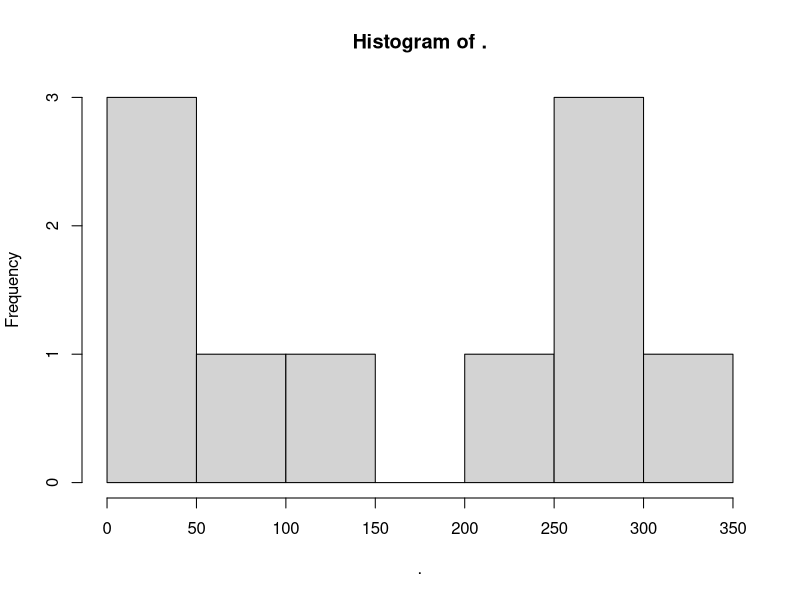
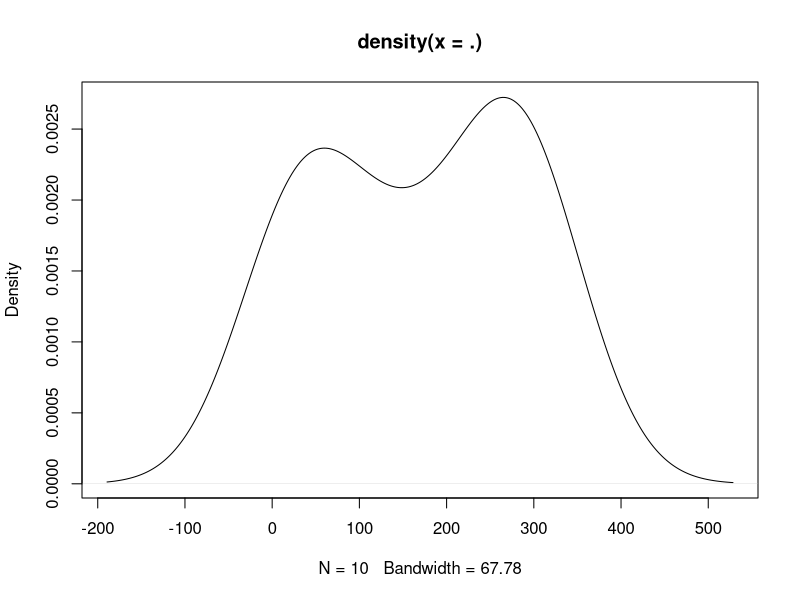
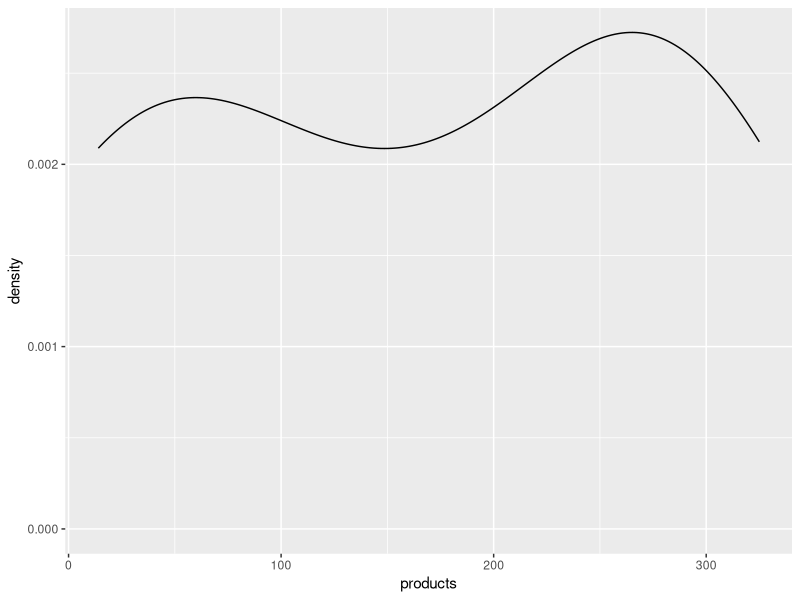
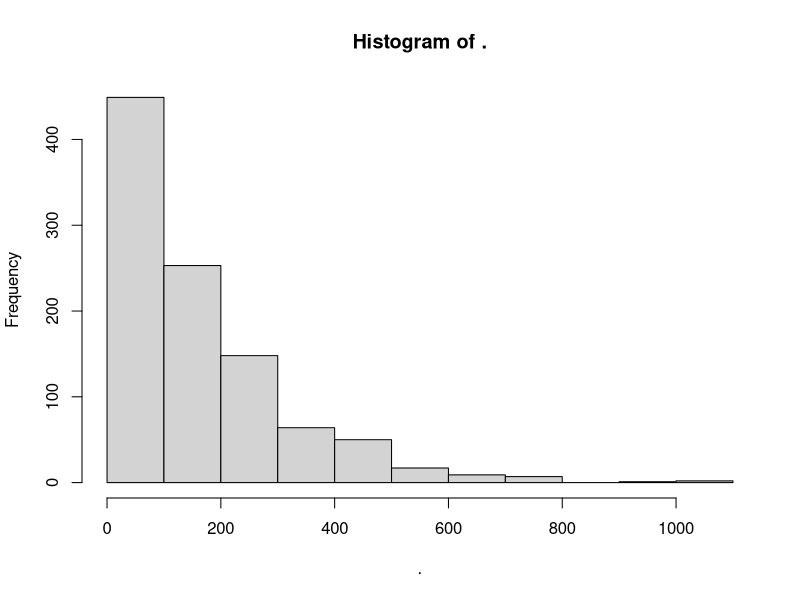
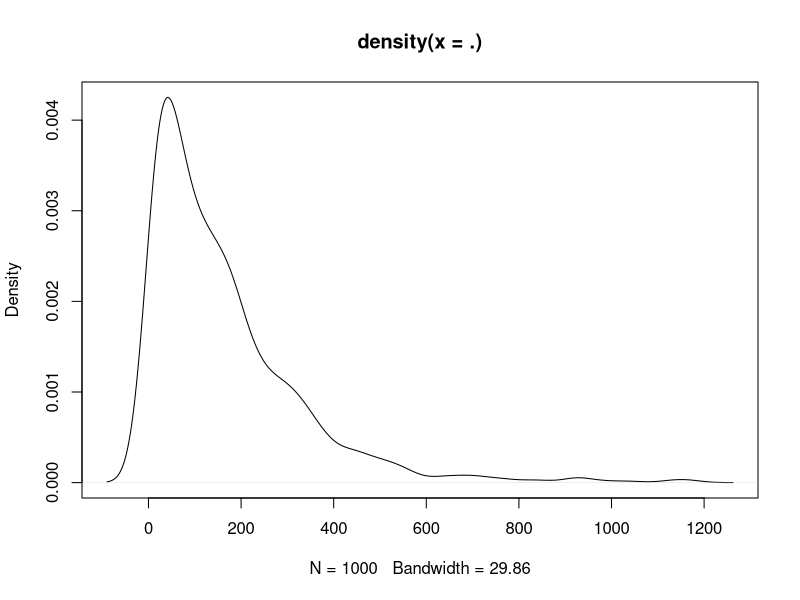
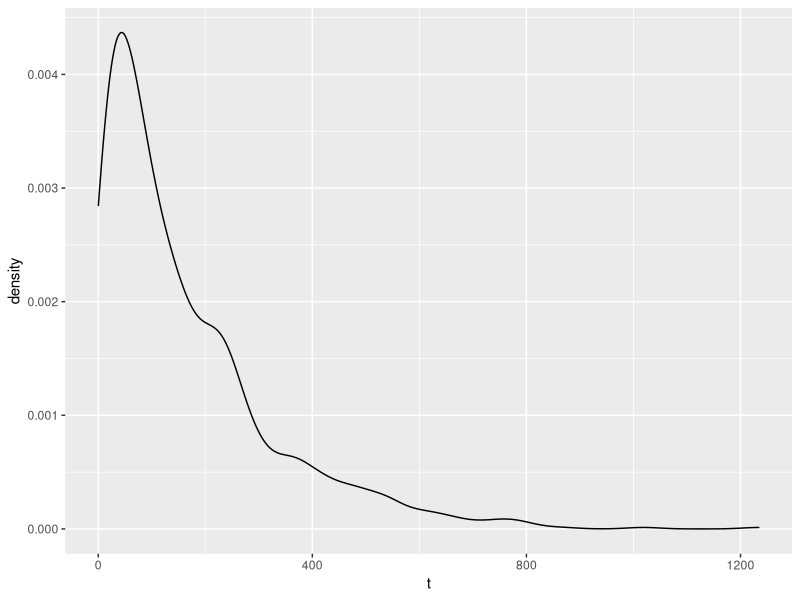
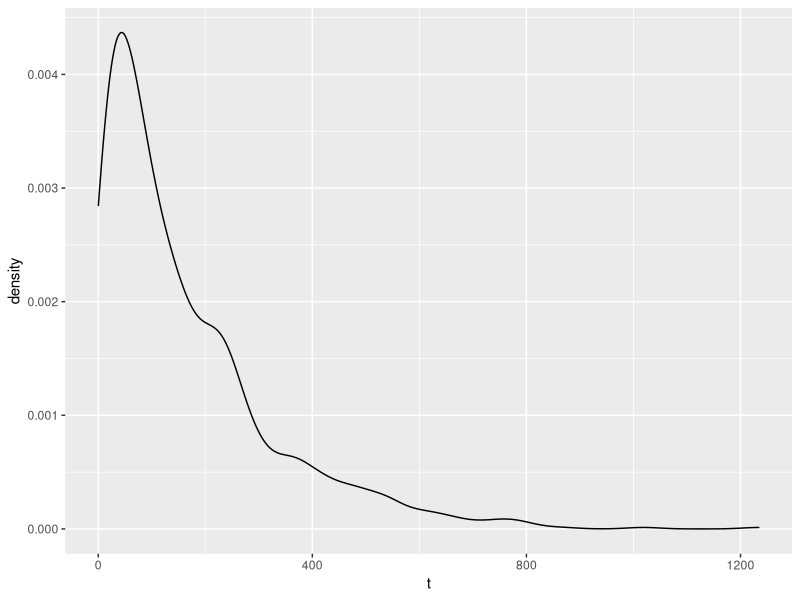
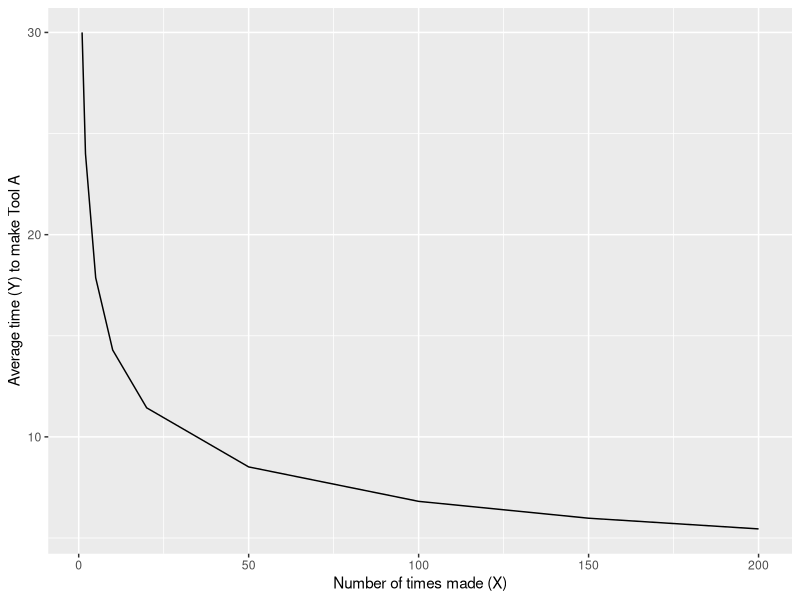

Here is the R script that generated these plots, in order:
# tutorial_evaluation_4.R

# Load necessary libraries
library(dplyr)
library(ggplot2)

# 1. Reliability
# Let's learn some key terms.

# Lifespan Distribution: distribution (PDF) for a vector of product lifespans.
# Reflects the probability that a product failed after X hours or years
# Eg. Here's a vector of 10 items' lifespans, in hours.
products = c(24, 273, 41, 282, 14, 210, 325, 276, 96, 149)

products %>% hist()

products %>% density() %>% plot()

ggplot() +
  geom_density(data = tibble(products), mapping = aes(x = products))


# Mean Time to Failure: the mean of a lifespan distribution.
# Describes the average hours to failure per unit.
# Eg. let's get the MTTF for our products' life distribution.
mu = mean(products)

mu

# Failure Rate (Lambda): inverse of mean time to failure.
# Describes the average number of times a product fails per time-step (eg. per hour).
# Eg. let's get the Failure Rate for our products' life distribution.
lambda = 1 / mean(products)
lambda


# Exponential Distribution: a common form for lifespan distributions,
# characterized by one parameter, lambda.
# Note: MATLAB wants instead the mean time to failure (MTTF) for its exponential functions,
# but if you have lambda, you can get the MTTF.
# Eg. what's the cumulative probability of a product failing 
# at or before 100 hours, given an Exp. Distr. with MTTF mu?
pexp(100, rate = 1/mu)

# F(t) = 1 - exp(-lambda * t)
# F(t) = 1 - e^(-lambda*t)

# Probability of Failure F(t): cumulative probability of failure by time t.
# expcdf() will give you F(t) in an exponential distribution.
# Probability of Reliability/Survival R(t): cumulative probability it DOESN'T fail by time t.
# For example, R(t = 100) = 1 - expcdf(100, mu).
# Eg. what's the cumulative probability of product survives for 100 hours,
# given an Exp. Distr. with MTTF mu?
1 - pexp(100, rate = 1/mu)


# HOW TO VISUALIZE?

# Take a random sample!
rexp(n = 1000, rate = 1 / mu) %>% hist()

rexp(n = 1000, rate = 1 / mu) %>% density() %>% plot()

data = tibble(t = rexp(n = 1000, rate = 1 / mu))
ggplot() +
  geom_density(data = data, mapping = aes(x = t))

ggplot() +
  geom_density(data = data, mapping = aes(x = t))


# 2. System Reliability
# Series System: a system that requires each successive component to work. (Like a chain of dominos.)
# eg. [ A --> B --> C ]
# Series System Reliability: Chance all components survive. Written: R_s(t) = R_a(t) x R_b(t) x R_c(t).

# Suppose at time t = 100 hours...
r_a = 0.88
r_b = 0.99
r_c = 0.95
# 82% chance that the whole system stays reliable for 100 hours
r_a * r_b * r_c



# My coffee shop's system has 3 serially-connected components:
# A = coffee maker (MTTF = 500 hours)
# B = bean grinder (MTTF = 5000 hours)
# C = dishwasher   (MTTF = 1000 hours) 
# What's the probability the system survives 100 hours?
t <- 100

# Reliability of A (coffee maker) by time t
# R_a(t) = 1 - F_a(t)
r_a <- 1 - pexp(t, rate = 1/500)

# Reliability of B (bean grinder) by time t
r_b <- 1 - pexp(t, rate = 1/5000)

# Reliability of C (dishwasher) by time t
r_c <- 1 - pexp(t, rate = 1/1000)

# Reliability of System by time t = 100
r_s <- r_a * r_b * r_c
r_s

# Parallel System: a system that requires just 1 of multiple components to function. eg. [A1 or A2 or A3]
# Parallel System Reliability: Chance 1 of the components survives = 1 - probability ALL components fail. 
# Written: R_s(t) = 1 - ( F_a1(t) x F_a2(t) x F_a3(t) )

# Suppose we buy 3 coffee makers - as long as one works, we can maintain
# the system.
r_a1 <- r_a
r_a2 <- r_a
r_a3 <- r_a

# Let's find chance at least 1 remains functional.
r_a_parallel <- 1 - prod(1 - c(r_a1, r_a2, r_a3))
r_a_parallel

# If series
r_a1 * r_a2 * r_a3

# System Reliability: Using combinations of parallel and series systems, compute the reliability of the overall system!

# We could compute the reliability of the overall system at time t like so!
overall_reliability <- r_a_parallel * r_b * r_c
overall_reliability

# 3. Learning Curves
# We might also want to estimate the learning curve involved in certain decisions. 
# For example, suppose we have Decision X, 
# the choice to make and use tool A instead of tool B. 
# Decision X is costly to our time at first, 
# but over time, we are expected to get better at making tool A.
# Suppose Tool A has an S = 80% learning curve.

# Learning Curve Formula: Y = aX^b
# suppose a 80% learning curve 
s <- 0.80

# means each time quantity doubles, you gain 20% in efficiency.
gains <- 1 - s

# Calculate the slope of the learning curve
b <- log(s) / log(2.00)

# If it takes 30 hours to make 
# tool A at the beginning...
a <- 30

# What happens if we make tool A many times?
x <- c(1, 2, 5, 10, 20, 50, 100, 150, 200)

# Our slope suggests that the average time to make Tool A becomes...
y <- a * x^b
y

# Let's plot that learning curve!
data = tibble(x, y)



ggplot() +
  geom_line(data = data, mapping = aes(x = x, y = y)) +
  labs(x = "Number of times made (X)", y = "Average time (Y) to make Tool A")


# TWO LEARNING CURVES!!!!!!!! #########################

data2 = bind_rows(
  tibble(
    a = 30,
    x = c(1, 2, 5, 10, 20, 50, 100, 150, 200),
    s = 0.80,
    y = a * x^ (log(s) / log(2.00))
  ),
  tibble(
    a = 30,
    x = c(1, 2, 5, 10, 20, 50, 100, 150, 200),
    s = 0.90,
    y = a * x^ (log(s) / log(2.00))
  )
)


ggplot() +
  geom_line(data = data2, 
            mapping = aes(
              x = x, y = y,
              group = s, color = s)) +
  labs(x = "Number of times made (X)",
       y = "Average time (Y) to make Tool A")

# 3 LEARNING CURVES!! #######################


data3 = tibble(s = c(0.80, 0.85, 0.90, 0.92, 0.97, 0.99)) %>%
  # For each s...
  group_by(s) %>%
  # Make this vector!
  reframe(
    a = 30,
    x = c(1, 2, 5, 10, 20, 50, 100, 150, 200),
    y = a * x^ (log(s) / log(2.00))    
  )

# View it!
data3

# Visualize it!
ggplot() +
  # Let's make color = factor(s)
  # That splits the colors into a discrete color scale
  geom_line(data = data3, 
            mapping = aes(
              x = x, y = y,
              group = s, color = factor(s) )) +
  labs(x = "Number of times made (X)",
       y = "Average time (Y) to make Tool A")


# Z. Done!
# Clear environment
rm(list = ls())




# Demonstrate that Success of the System is much lower than Success of the Components

cpu = 0.99
keys = 0.98
keys2 = 0.999999999999
display = 0.96
mouse = 0.95
# Reliability of your system is just 88%
cpu * keys * display * mouse

# Two keys = 86%
cpu * keys^2 * display * mouse

# All keys = 40% 
cpu * keys^40 * display * mouse

# All keys = 40% 
cpu * keys2^40 * display * mouse








